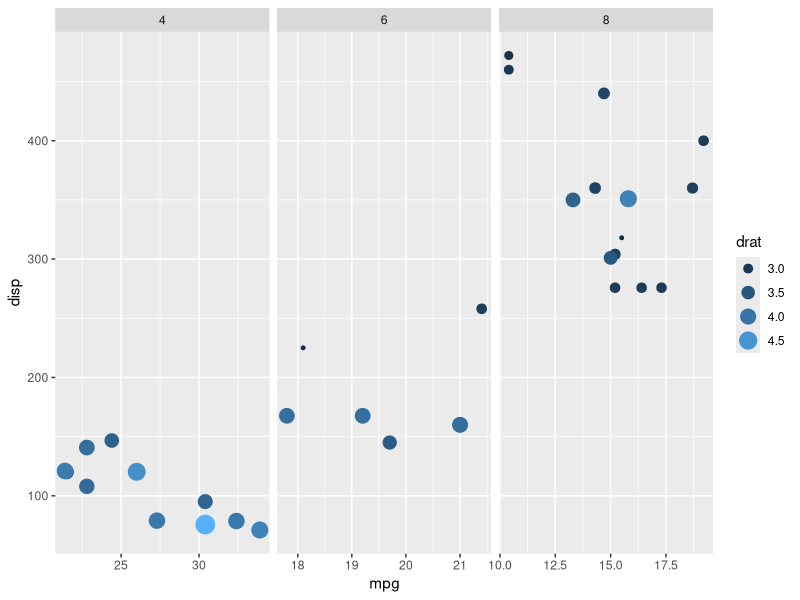
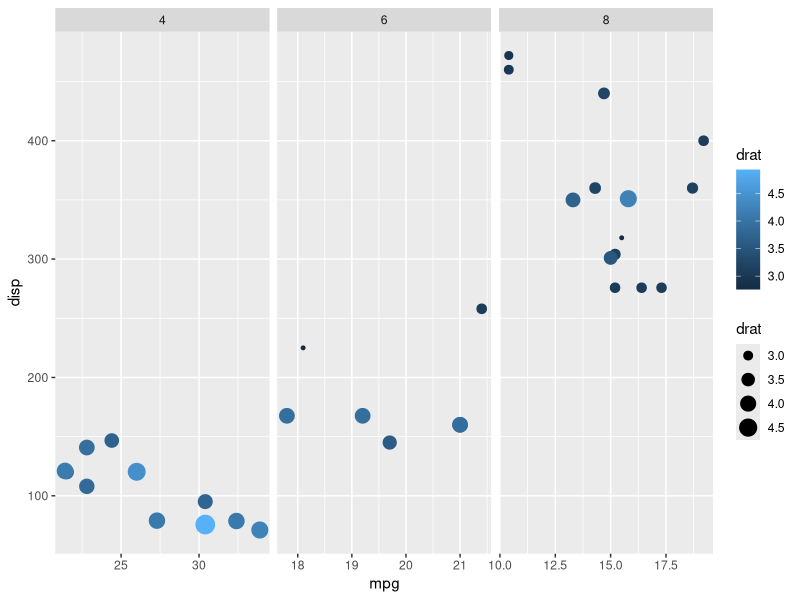
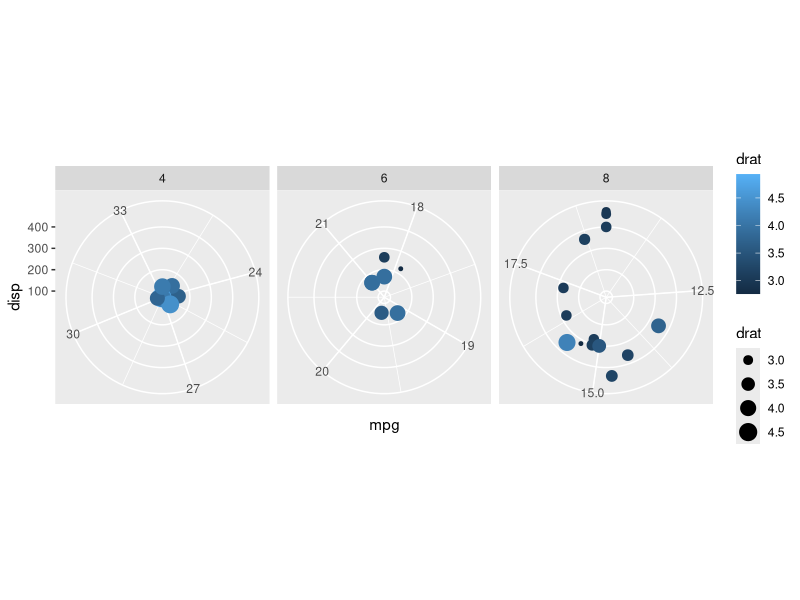

The R source for these figures, in order:
# r2py crawler metadata
# package: ggplot2
# source_type: rd_example
# topic: get_guide_data.Rd
# source_file: C:\Users\bened\AppData\Local\R\win-library\4.5\ggplot2\help
# lines: 20

suppressPackageStartupMessages(library(ggplot2))
# A standard plot
p <- ggplot(mtcars) +
  aes(mpg, disp, colour = drat, size = drat) +
  geom_point() +
  facet_wrap(vars(cyl), scales = "free_x")

# Guide information for legends
get_guide_data(p, "size")

# Note that legend guides can be merged
merged <- p + guides(colour = "legend")
get_guide_data(merged, "size")

# Guide information for positions
get_guide_data(p, "x", panel = 2)

# Coord polar doesn't support proper guides, so we get a list
polar <- p + coord_polar()
get_guide_data(polar, "theta", panel = 2)
